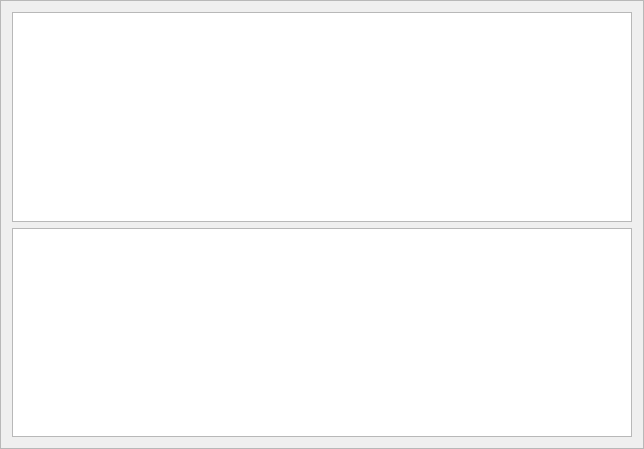
<?xml version="1.0" encoding="UTF-8"?>
<ui version="4.0">
 <class>FrameSyncFileShowLog</class>
 <widget class="QFrame" name="FrameSyncFileShowLog">
  <property name="geometry">
   <rect>
    <x>0</x>
    <y>0</y>
    <width>644</width>
    <height>449</height>
   </rect>
  </property>
  <property name="windowTitle">
   <string>Log Messages</string>
  </property>
  <property name="frameShape">
   <enum>QFrame::StyledPanel</enum>
  </property>
  <property name="frameShadow">
   <enum>QFrame::Raised</enum>
  </property>
  <layout class="QVBoxLayout" name="verticalLayout">
   <item>
    <widget class="QTreeView" name="treeViewLogRecords"/>
   </item>
   <item>
    <widget class="QTreeView" name="treeViewLogFiles"/>
   </item>
  </layout>
 </widget>
 <resources/>
 <connections/>
</ui>
